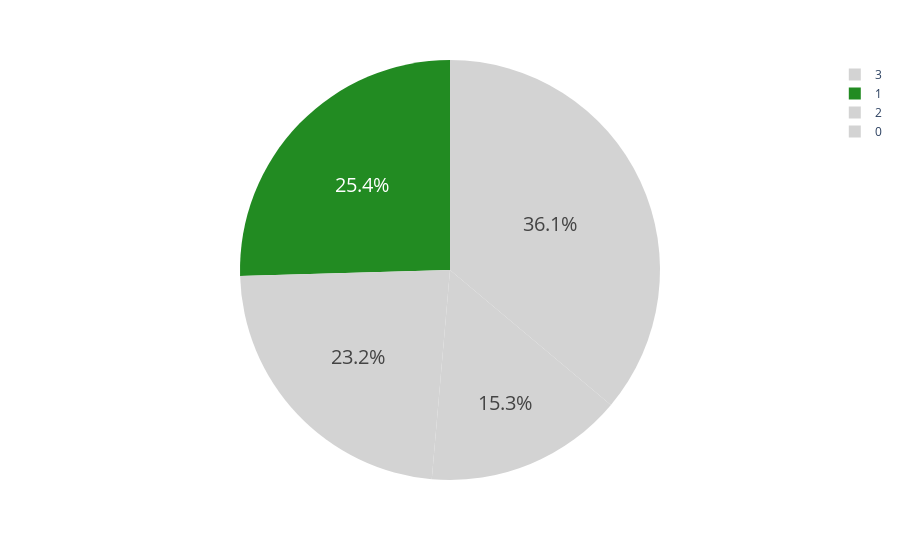

Notebook source saved alongside this figure:
### Code cell
#2: purple,3: r,0: b, 1:g
# This dataframe has 244 lines, but 4 distinct values for `day`
fig = px.pie(df, names='merged_labels', color_discrete_sequence=["lightgrey","forestgreen","lightgrey","lightgrey"])
fig.update_traces(textfont_size=20)
fig.show()

### Figure 1 — Plotly figure (JSON) as saved in the notebook; plotly's stock layout.template omitted (floating-point values rounded to 4 significant figures; data arrays with more than 128 entries replaced by an {"elided": "..."} marker saying what was removed)
{"data": [{"domain": {"x": [0, 1], "y": [0, 1]}, "hovertemplate": "merged_labels=%{label}<extra></extra>", "labels": {"elided": "10001 int values"}, "legendgroup": "", "name": "", "showlegend": true, "textfont": {"size": 20}, "type": "pie"}], "layout": {"legend": {"tracegroupgap": 0}, "margin": {"t": 60}, "piecolorway": ["lightgrey", "forestgreen", "lightgrey", "lightgrey"]}}
